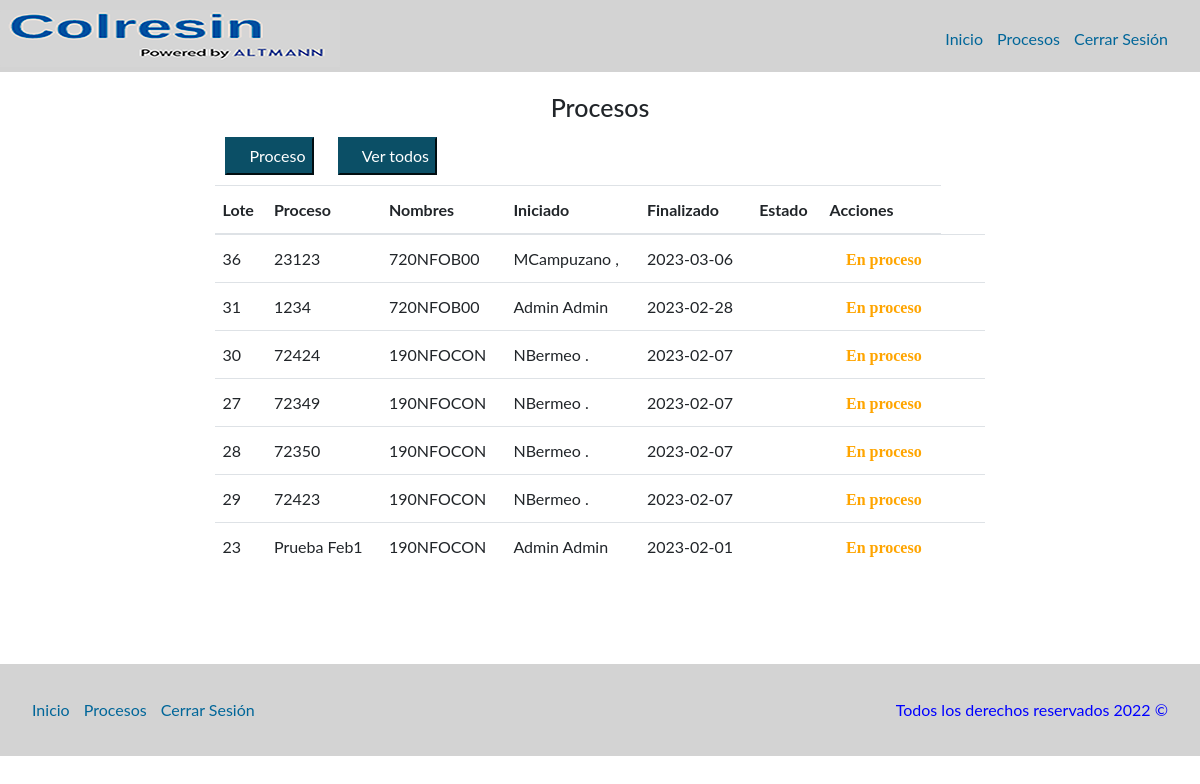
Page /php/procesos/procesos.php (signed in) on the committed database.
### tables this page shows
CREATE TABLE `procesos` (
  `IdProceso` int(11) NOT NULL,
  `NumLote` varchar(45) NOT NULL,
  `FechaInicial` date NOT NULL,
  `FechaFinal` date DEFAULT NULL,
  `HoraInicial` time NOT NULL,
  `HoraFinal` time DEFAULT NULL,
  `Estado` int(11) NOT NULL,
  `Cedula` varchar(45) NOT NULL
);

CREATE TABLE `nfo` (
  `IdProceso` int(11) NOT NULL,
  `nfo` varchar(50) NOT NULL,
  `numeroLote` varchar(50) NOT NULL,
  `MatPriFP04` varchar(2) DEFAULT NULL,
  `MatPriSeparada` varchar(2) DEFAULT NULL,
  `MateriaPrimacol` varchar(2) DEFAULT NULL,
  `ReactorLimpio` varchar(50) DEFAULT NULL,
  `HermeticidadReactor` varchar(50) DEFAULT NULL,
  `ReactorFunciona` varchar(50) DEFAULT NULL,
  `VacioFunciona` varchar(50) DEFAULT NULL,
  `VaporFunciona` varchar(50) DEFAULT NULL,
  `EnfriamientoFunciona` varchar(50) DEFAULT NULL,
  `EmisionesFunciona` varchar(50) DEFAULT NULL,
  `phsodatanque` varchar(50) DEFAULT NULL,
  `CondensadorFunciona` varchar(50) DEFAULT NULL,
  `ApruebaInicio` varchar(2) DEFAULT NULL,
  `RazonesNoAprob` varchar(200) DEFAULT NULL,
  `SeguridadNaftaleno` varchar(2) DEFAULT NULL,
  `EquipoNaftaleno` varchar(2) DEFAULT NULL,
  `EnfriamientoCerrado` varchar(2) DEFAULT NULL,
  `ValvBloqueo` varchar(2) DEFAULT NULL,
  `AbrirControlOlores` varchar(2) DEFAULT NULL,
  `Estartazos` varchar(2) DEFAULT NULL,
  `AgitadorOk` varchar(2) DEFAULT NULL,
  `ProblemaFund` varchar(2) DEFAULT NULL,
  `ProblemaFundirNaf` varchar(200) DEFAULT NULL,
  `SeguridadSulfurico` varchar(2) DEFAULT NULL,
  `EquipoSulfurico` varchar(2) DEFAULT NULL,
  `Vapor` varchar(2) DEFAULT NULL,
  `ProblemaSWFO` varchar(2) DEFAULT NULL,
  `TextoProblemaSWFO` varchar(500) DEFAULT NULL,
  `CierreControlOlores` varchar(2) DEFAULT NULL,
  `EvacuarCamisa` varchar(2) DEFAULT NULL,
  `SuministroVapor` varchar(2) DEFAULT NULL,
  `SeguridadFDO` varchar(2) DEFAULT NULL,
  `EquipoFDO` varchar(2) DEFAULT NULL,
  `LineaTierraOk` varchar(2) DEFAULT NULL,
  `BombaNeumaticaOk` varchar(2) DEFAULT NULL,
  `ConexionOk` varchar(2) DEFAULT NULL,
  `MangueraOk` varchar(2) DEFAULT NULL,
  `LineaCargaOk` varchar(2) DEFAULT NULL,
  `ValvulasCerradas` varchar(2) DEFAULT NULL,
  `CapacidadTanque` varchar(2) DEFAULT NULL,
  `ProblemaCondensacion` varchar(2) DEFAULT NULL,
  `TextoProblemaCondensacion` varchar(250) DEFAULT NULL,
  `SeguridadCSO` varchar(2) DEFAULT NULL,
  `EquipoCSO` varchar(2) DEFAULT NULL,
  `OlorFormol` varchar(2) DEFAULT NULL,
  `ph10` varchar(45) DEFAULT NULL,
  `Csc050Ajuste` varchar(45) DEFAULT NULL,
  `Stw00Ajuste` varchar(45) DEFAULT NULL,
  `ph10Fin` varchar(45) DEFAULT NULL,
  `ProductoBrillante` varchar(2) DEFAULT NULL,
  `HoraInicioLukas` time DEFAULT NULL,
  `HoraFinLukas` time DEFAULT NULL,
  `ProductoBrillante2` varchar(2) DEFAULT NULL,
  `NotificarLaboratorio` varchar(200) DEFAULT NULL,
  `SegNFO` varchar(2) DEFAULT NULL,
  `EquipoNFO` varchar(2) DEFAULT NULL,
  `AgitacionOff` varchar(2) DEFAULT NULL,
  `TalegoDescarga` varchar(2) DEFAULT NULL,
  `ResiduoTalego` varchar(2) DEFAULT NULL,
  `EnviarMuestraFinal` varchar(2) DEFAULT NULL,
  `Aspecto` varchar(100) DEFAULT NULL,
  `PorcentajeSolidos` varchar(45) DEFAULT NULL,
  `pH10Final` varchar(45) DEFAULT NULL,
  `Solubilidad10` varchar(45) DEFAULT NULL,
  `Solubilidad40` varchar(45) DEFAULT NULL,
  `Rendimiento` varchar(100) DEFAULT NULL,
  `ProcesoDif` varchar(2) DEFAULT NULL,
  `KgEnjuague` varchar(45) DEFAULT NULL,
  `KgLavado` varchar(45) DEFAULT NULL,
  `FechaMuestraLab` datetime(6) NOT NULL
);

CREATE TABLE `usuarios` (
  `IdUsuario` int(11) NOT NULL,
  `Nombre` varchar(50) NOT NULL,
  `Apellido` varchar(50) NOT NULL,
  `Cedula` varchar(50) NOT NULL,
  `CorreoElectronico` varchar(50) NOT NULL,
  `Contrasena` varchar(50) NOT NULL,
  `Estado` int(11) NOT NULL DEFAULT 1,
  `Rol` int(2) NOT NULL DEFAULT 1
);

### php/procesos/acciones.php (called while the page is built, shortened)
<?php
class procesos{
    function get_only_process(){
        $conex = new conection();
        $result = $conex->conex();
        $query = mysqli_query($result,'SELECT u.*, p.*, n.nfo nombreProceso FROM procesos p INNER JOIN usuarios u INNER JOIN NFO n ON p.cedula = u.cedula and p.IdProceso = n.IdProceso WHERE p.Estado = 1 ORDER BY FechaInicial DESC');
        return $query;
    }
}

### php/procesos/procesos.php (the view, shortened to what this page needs)
<?php
require_once "acciones.php";
$_process = new procesos();
$query = $_process->get_only_process();
$tr = '';
while ($row = $query->fetch_array(MYSQLI_BOTH)){
    $eliminar = "";
    $editar = "";
    if($row['Estado'] == 1){
        $estado = "<i class='fa fa-circle' style='color:orange;'> En proceso</i>";
        $editar   = "<a href='../formulario/editarFormulario.php?id=" . $row['IdProceso'] . "'>
                    <i class='fas fa-pen'></i>
                </a>";
    }else if($row['Estado'] == 2){
        $estado = "<i class='fa fa-circle' style='color:green;'> Finalizado</i>";
        $editar   = "<a href='../formulario/verFormulario.php?id=" . $row['IdProceso'] . "'>
                    <i class='fas fa-eye'></i>
                </a>";
    }else if($row['Estado'] == 3){
        $estado = "<i class='fa fa-circle' style='color:red;'> Eliminado</i>";
        $editar   = "<a href='../formulario/verFormulario.php?id=" . $row['IdProceso'] . "'>
                    <i class='fas fa-eye'></i>
                </a>";
    }
    $tr .=	"<tr class='rows' id='rows'>
                <td>" . $row['IdProceso'] 	. "</td>
                <td>" . $row['NumLote'] 	. "</td>
                <td>" . $row['nombreProceso'] . "</td>
                <td>" . $row['Nombre'] . " " . $row['Apellido'] ."</td>
                <td>" . $row['FechaInicial'] ."</td>
                <td>" . $row['FechaFinal'] . "</td>
                <td>" . $estado . "</td>
                <td>
                    ".$editar."
                    &nbsp;&nbsp;
                    ".$eliminar."
                </td>
            </tr>";
}
$btn    = "<button type='button' class='boton-add' onclick=\"window.location.href='../formulario/formulario.php'\"><i class='fa fa-plus-circle' aria-hidden='true'></i> Proceso</button>";
?>
<!DOCTYPE html>
<html lang="en">
<head>
    <link rel="stylesheet" href="https://maxcdn.bootstrapcdn.com/bootstrap/4.0.0/css/bootstrap.min.css">
    <link rel="stylesheet" href="../../css/styles.css">
    <link href='../../css/fontawesome.css' rel='stylesheet'>
    <link href='../../css/all.css' rel='stylesheet'>
</head>
<body>
    <header class="site-header">
        <div class="contenedor contenido-header">
            <div class="barra">
                <a href="/">
                <img src="../../img/colresin-altmann.PNG" alt="Logotipo Altmann">
                </a>
                <nav class="navegacion">
                    <a href="../inicio/index.php">Inicio</a>
                    <a href="procesos.php">Procesos</a>
                    <a href="../login/cerrarSesion.php">Cerrar Sesión</a>
                </nav>
            </div>
        </div>
    </header>
    <main class="contenedor seccion contenido-centrado">
        <h1 class="centrar-texto">Procesos</h1>
        <div class="container">
            <?php echo $btn; ?>
            <button type="button" class="boton-add" onclick="window.location.href='procesosTodos.php'"><i class="fa fa-eye" aria-hidden="true"></i> Ver todos</button>
            </div>
        <div class="container">
            <table class="table table-over">
                <thead>
                    <tr>
                        <th scope="col">Lote</th>
                        <th scope="col">Proceso</th>
                        <th scope="col">Nombres</th>
                        <th scope="col">Iniciado</th>
                        <th scope="col">Finalizado</th>
                        <th scope="col">Estado</th>
                        <th scope="col">Acciones</th>
                    </tr>
                </thead>
                <tbody>
                    <?php echo $tr; ?>
                </tbody>
            </table>
        </div>
        <br>
        <br>
    </main>
    <footer class="site-footer seccion">
        <div class="contenedor contenedor-footer">
            <nav class="navegacion">
                <a href="../inicio/index.php">Inicio</a>
                <a href="procesos.php">Procesos</a>
                <a href="../login/cerrarSesion.php">Cerrar Sesión</a>
            </nav>
            <p class="copyright">Todos los derechos reservados 2022 &copy; </p>
        </div>
    </footer>
</body>
</html>

### css/styles.css (style rules this page uses)
html { box-sizing: border-box; font-size: 62.5%; }
*, *::before, *::after { box-sizing: inherit; }
body { font-family: 'Lato', sans-serif; font-size: 1.6rem; line-height: 2; }
img { max-width: 100%; }
.contenedor { max-width: 768rem; margin: 0 auto; }
.seccion { margin-top: 2rem; margin-bottom: 2rem; }
.centrar-texto { text-align: center; }
.contenido-centrado { max-width: 800px; }
.boton-add { margin: 1rem; color: #fff; background-color: #0b4f66 !important; border-color: #0b4f66 !important; }
.site-header { background-color: #d3d3d3; padding: 0.5rem 0 0.5rem 0; border: #333333; }
.contenido-header { height: 100%; display: flex; flex-direction: column; justify-content: space-between; }
.barra { display: flex; justify-content: space-between; align-items: center; padding-top: 0.5rem; }
.navegacion { margin-right: 2em !important; margin-left: 2em !important; }
.navegacion a { color: #006699; text-decoration: none; font-size: 1.6rem; margin-right: 1rem; }
.navegacion a:last-of-type { margin-right: 0; }
.site-footer { background-color: #d3d3d3; margin: 0; }
.contenedor-footer { padding: 3rem 0; display: flex; justify-content: space-between; align-content: center; }
.copyright { margin: 0; color: #0000ff; margin-right: 2em !important; }
main { align-content: center; ; }

### css/all.css (style rules this page uses)
.fa, .fas, .far, .fal, .fad, .fab { -moz-osx-font-smoothing: grayscale; -webkit-font-smoothing: antialiased; display: inline-block; font-style: normal; font-variant: normal; text-rendering: auto; line-height: 1; }
.fa-circle:before { content: "\f111"; }
.fa-eye:before { content: "\f06e"; }
.fa-pen:before { content: "\f304"; }
.fa-plus-circle:before { content: "\f055"; }
.fa, .fas { font-family: 'Font Awesome 5 Free'; font-weight: 900; }

### rows in the picture
procesos: IdProceso "36", NumLote "23123", nfo.nfo "720NFOB00", usuarios.Nombre "MCampuzano", usuarios.Apellido ",", FechaInicial "2023-03-06", Estado "En proceso"
procesos: IdProceso "31", NumLote "1234", nfo.nfo "720NFOB00", usuarios.Nombre "Admin", usuarios.Apellido "Admin", FechaInicial "2023-02-28", Estado "En proceso"
procesos: IdProceso "30", NumLote "72424", nfo.nfo "190NFOCON", usuarios.Nombre "NBermeo", usuarios.Apellido ".", FechaInicial "2023-02-07", Estado "En proceso"
procesos: IdProceso "27", NumLote "72349", nfo.nfo "190NFOCON", usuarios.Nombre "NBermeo", usuarios.Apellido ".", FechaInicial "2023-02-07", Estado "En proceso"
procesos: IdProceso "28", NumLote "72350", nfo.nfo "190NFOCON", usuarios.Nombre "NBermeo", usuarios.Apellido ".", FechaInicial "2023-02-07", Estado "En proceso"
procesos: IdProceso "29", NumLote "72423", nfo.nfo "190NFOCON", usuarios.Nombre "NBermeo", usuarios.Apellido ".", FechaInicial "2023-02-07", Estado "En proceso"
procesos: IdProceso "23", NumLote "Prueba Feb1", nfo.nfo "190NFOCON", usuarios.Nombre "Admin", usuarios.Apellido "Admin", FechaInicial "2023-02-01", Estado "En proceso"
